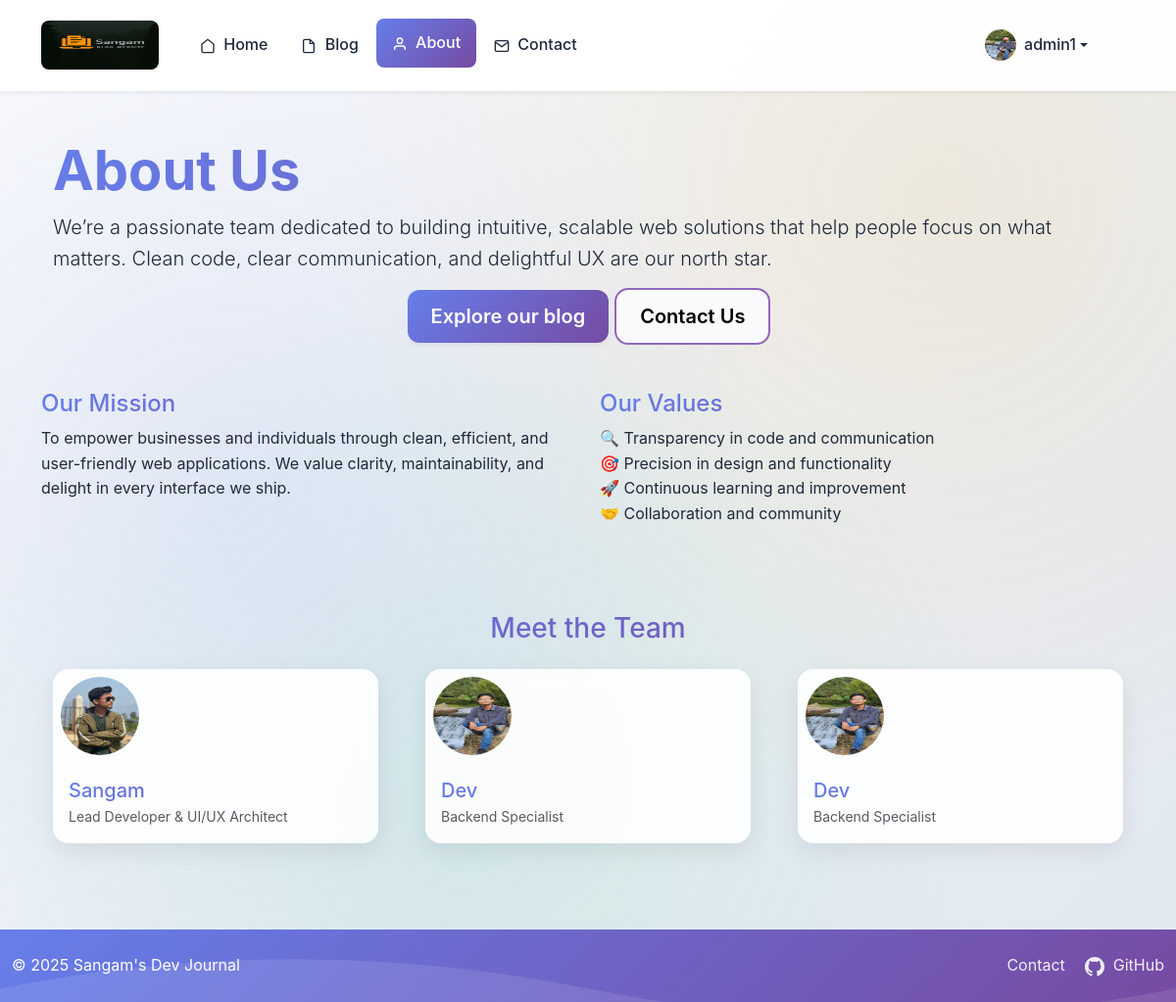
The app's page /aboutus/ (signed in) with its own data.
### blog/models.py (models this page shows, shortened)
class CustomUser(AbstractUser):
    email = models.EmailField()
    phone = models.CharField(max_length=15, blank=True)
    address = models.TextField(blank=True)
    profile_image = models.ImageField(upload_to='profiles/', blank=True, null=True)
    bio = models.TextField(blank=True)

### blog/views.py (the view)
# urls.py: path('aboutus/', views.aboutus, name='aboutus'),
def aboutus(request):
    return render(request, 'index/aboutus.html')

### blog/templates/index/aboutus.html
{% extends "base.html" %}
{% load static %}
{% block main-content %}
    <main role="main" class="container my-5">
        <section class="hero rounded-3">
            <div class="container">
                <h1 class="display-4 fw-bold text-gradient">About Us</h1>
                <p class="lead">We’re a passionate team dedicated to building intuitive, scalable web solutions that
                    help people focus on what matters. Clean code, clear communication, and delightful UX are our north
                    star.</p>
                <div class="d-flex justify-content-center gap-2">
                    <a href="{% url 'blog_list' %}" class="btn btn-outline btn-lg" aria-label="View our blog">Explore our
                        blog</a>
                    <a href="{% url 'contact' %}" class="btn btn-outline2 btn-lg"
                        aria-label="Contact us">Contact
                        Us</a>
                </div>
            </div>
        </section>
        <section class="row align-items-start my-5">
            <div class="col-md-6">
                <article>
                    <h2 class="h4 text-gradient">Our Mission</h2>
                    <p>To empower businesses and individuals through clean, efficient, and user-friendly web
                        applications. We value clarity, maintainability, and delight in every interface we ship.</p>
                </article>
            </div>
            <div class="col-md-6">
                <aside>
                    <h2 class="h4 text-gradient">Our Values</h2>
                    <ul class="values-list list-unstyled">
                        <li>🔍 Transparency in code and communication</li>
                        <li>🎯 Precision in design and functionality</li>
                        <li>🚀 Continuous learning and improvement</li>
                        <li>🤝 Collaboration and community</li>
                    </ul>
                </aside>
            </div>
        </section>
        <section class="py-4 container">
            <h2 class="h3 text-center mb-4 text-gradient">Meet the Team</h2>
            <div class="row  gap-4 team-grid">
                {% if team %}
                {% for member in team %}
                <div class="col mb-3 py-4">
                    <a href="{{ member.profile_url|default:'#' }}" class="team-card card" tabindex="0"
                        aria-label="View profile for {{ member.name }}">
                        <img src="{% static member.image %}" alt="{{ member.name }} — {{ member.role }}"
                            class="rounded-circle p-2" loading="lazy" width="96" height="96">
                        <div class="card-body">
                            <h5 class="mb-1">{{ member.name }}</h5>
                            <p class="mb-0 text-muted small">{{ member.role }}</p>
                        </div>
                    </a>
                </div>
                {% endfor %}
                {% else %}
                <div class="col mb-3">
                    <a href="#" class="team-card card text-decoration-none" tabindex="0"
                        aria-label="View profile for Sangam - Lead Developer">
                        <img src="{% static '/blog/images/img1.jpg' %}" alt="Sangam — Lead Developer" class="rounded-circle p-2"
                            loading="lazy" width="96" height="96">
                        <div class="card-body">
                            <h5 class="mb-1 text-gradient">Sangam</h5>
                            <p class="mb-0 text-muted small">Lead Developer & UI/UX Architect</p>
                        </div>
                    </a>
                </div>
                <div class="col mb-3">
                    <a href="#" class="team-card card text-decoration-none" tabindex="0"
                        aria-label="View profile for Dev - Backend Specialist">
                        <img src="{% static '/blog/images/img2.jpg' %}" alt="Dev — Backend Specialist" class="rounded-circle p-2"
                            loading="lazy" width="96" height="96">
                        <div class="card-body">
                            <h5 class="mb-1 text-gradient">Dev</h5>
                            <p class="mb-0 text-muted small">Backend Specialist</p>
                        </div>
                    </a>
                </div>
                <div class="col mb-3">
                    <a href="#" class="team-card card text-decoration-none" tabindex="0"
                        aria-label="View profile for Dev - Backend Specialist">
                        <img src="{% static 'blog/images/img2.jpg' %}" alt="Dev — Backend Specialist" class="rounded-circle p-2"
                            loading="lazy" width="96" height="96">
                        <div class="card-body">
                            <h5 class="mb-1 text-gradient">Dev</h5>
                            <p class="mb-0 text-muted small">Backend Specialist</p>
                        </div>
                    </a>
                </div>
                {% endif %}
            </div>
        </section>
    </main>
{% endblock main-content %}

### blog/templates/base.html (shortened to what this page needs)
<!DOCTYPE html>
{% load static %}
<html lang="en">
<head>
    <link href="https://cdn.jsdelivr.net/npm/bootstrap@5.3.7/dist/css/bootstrap.min.css" rel="stylesheet"
>
    <link rel="stylesheet" href="{% static 'blog/css/master.css' %}">
</head>
<body>
    <div class="floating-elements">
    </div>
    <nav class="navbar navbar-expand-lg" id="mainNavbar">
        <div class="container py-2">
            <a class="navbar-brand interactive" href="#">
                <img src="{% static 'blog/images/logo.png' %}" height="50" width="120" alt="MyBlog Logo" class="me-2">
            </a>
            <div class="collapse navbar-collapse" id="navbarSupportedContent">
                <ul class="navbar-nav me-auto mb-2 mb-lg-0">
                    <li class="nav-item">
                        <a class="nav-link {% if request.path == '/' %}active{% endif %}" href="{% url 'home' %}">
                            <svg width="16" height="16" viewBox="0 0 24 24" fill="none" stroke="currentColor"
                                stroke-width="2" class="me-1">
                                <path d="M3 9l9-7 9 7v11a2 2 0 0 1-2 2H5a2 2 0 0 1-2-2z" />
                            </svg>
                            Home
                        </a>
                    </li>
                    <li class="nav-item">
                        <a class="nav-link {% if request.path == '/blog/' %}active{% endif %}"
                            href="{% url 'blog_list' %}">
                            <svg width="16" height="16" viewBox="0 0 24 24" fill="none" stroke="currentColor"
                                stroke-width="2" class="me-1">
                                <path d="M14 2H6a2 2 0 0 0-2 2v16a2 2 0 0 0 2 2h12a2 2 0 0 0 2-2V8z" />
                                <polyline points="14,2 14,8 20,8" />
                            </svg>
                            Blog
                        </a>
                    </li>
                    <li class="nav-item">
                        <a class="nav-link {% if request.path == '/aboutus/' %}active{% endif %}"
                            href="{% url 'aboutus' %}">
                            <svg width="16" height="16" viewBox="0 0 24 24" fill="none" stroke="currentColor"
                                stroke-width="2" class="me-1">
                                <path d="M20 21v-2a4 4 0 0 0-4-4H8a4 4 0 0 0-4 4v2" />
                                <circle cx="12" cy="7" r="4" />
                            </svg>
                            About
                        </a>
                    </li>
                    <li class="nav-item">
                        <a class="nav-link {% if request.path == '/contact/' %}active{% endif %}"
                            href="{% url 'contact' %}">
                            <svg width="16" height="16" viewBox="0 0 24 24" fill="none" stroke="currentColor"
                                stroke-width="2" class="me-1">
                                <path d="M4 4h16c1.1 0 2 .9 2 2v12c0 1.1-.9 2-2 2H4c-1.1 0-2-.9-2-2V6c0-1.1.9-2 2-2z" />
                                <polyline points="22,6 12,13 2,6" />
                            </svg>
                            Contact
                        </a>
                    </li>
                </ul>
                <ul class="navbar-nav">
                    {% if user.is_authenticated %}
                    <li class="nav-item dropdown">
                        <a class="nav-link dropdown-toggle d-flex align-items-center" href="#" id="userDropdown"
                            role="button" data-bs-toggle="dropdown" aria-expanded="false">
                            {% if user.profile_image %}
                            <img src="{{ user.profile_image.url }}" alt="Profile" class="rounded-circle me-2" width="32"
                                height="32">
                            {% else %}
                            <img src="{% static 'blog/images/img1.jpg' %}" alt="Default Avatar"
                                class="rounded-circle me-2" width="32" height="32">
                            {% endif %}
                            <span>{{ user.get_full_name|default:user.username }}</span>
                        </a>
                    </li>
                    {% endif %}
                    <ul>
            </div>
        </div>
    </nav>
    {% block main-content %}
    {% endblock main-content %}
    <footer id="footer" class="footer text-center text-white py-4 {% if fixed_footer %}fixed-bottom{% endif %}">
        <div class="container-fluid">
            <div class="row align-items-center">
                <div class="col-md-6 text-md-start">
                    <p class="mb-0">© 2025 Sangam's Dev Journal</p>
                </div>
                <div class="col-md-6 text-md-end">
                    <a href="{% url 'contact' %}" class="me-3 interactive">Contact</a>
                    <a href="https://github.com/sangamthapa2892" target="_blank" class="interactive">
                        GitHub
                    </a>
                </div>
            </div>
        </div>
    </footer>
</body>
</html>

### blog/static/blog/css/master.css (style rules this page uses)
:root { --primary: #667eea; --primary-dark: #5a67d8; --secondary: #764ba2; --accent: #f59e0b; --accent-dark: #d97706; --success: #10b981; --danger: #ef4444; --warning: #f59e0b; --info: #3b82f6; --light: #f8fafc; --dark: #1e293b; --gradient-primary: linear-gradient( 135deg, var(--primary) 0%, var(--secondary) 100% ); --gradient-accent: linear-gradient( 135deg, var(--accent) 0%, var(--accent-dark) 100% ); --gradient-bg: linear-gradient(135deg, #f8fafc 0%, #e2e8f0 100%); --shadow-sm: 0 2px 4px rgba(0, 0, 0, 0.06); --shadow-md: 0 8px 25px rgba(0, 0, 0, 0.08); --shadow-lg: 0 15px 35px rgba(0, 0, 0, 0.15); --shadow-xl: 0 25px 50px rgba(0, 0, 0, 0.25); --border-radius: 16px; --transition: all 0.3s cubic-bezier(0.4, 0, 0.2, 1); }
* { scroll-behavior: smooth; }
body { background: var(--gradient-bg); font-family: "Inter", -apple-system, BlinkMacSystemFont, "Segoe UI", Roboto, sans-serif; line-height: 1.6; color: var(--dark); overflow-x: hidden; }
body::before { content: ""; position: fixed; top: 0; left: 0; width: 100%; height: 100%; background: radial-gradient( circle at 20% 50%, rgba(102, 126, 234, 0.1) 0%, transparent 50% ), radial-gradient( circle at 80% 20%, rgba(245, 158, 11, 0.1) 0%, transparent 50% ), radial-gradient( circle at 40% 80%, rgba(16, 185, 129, 0.1) 0%, transparent 50% ); z-index: -1; animation: backgroundFloat 20s ease-in-out infinite alternate; }
.navbar { background: rgba(255, 255, 255, 0.95) !important; backdrop-filter: blur(20px); border-bottom: 1px solid rgba(255, 255, 255, 0.2); box-shadow: var(--shadow-sm); transition: var(--transition); position: sticky; top: 0; z-index: 100; }
.navbar-brand { font-weight: 800; font-size: 1.5rem; background: var(--gradient-primary); -webkit-background-clip: text; -webkit-text-fill-color: transparent; background-clip: text; transition: var(--transition); }
.navbar-brand img { border-radius: 8px; transition: var(--transition); }
.navbar-nav .nav-link { color: var(--dark) !important; font-weight: 500; padding: 0.75rem 1rem !important; margin-left: 2px; border-radius: 8px; transition: var(--transition); position: relative; overflow: hidden; }
.navbar-nav .nav-link::before { content: ""; position: absolute; top: 0; left: -100%; width: 100%; height: 100%; background: var(--gradient-primary); transition: var(--transition); z-index: -1; }
.navbar-nav .nav-link:hover::before, .navbar-nav .nav-link.active::before { left: 0; }
.navbar-nav .nav-link:hover, .navbar-nav .nav-link.active { color: white !important; transform: translateY(-2px); }
.btn { border-radius: 12px; font-weight: 600; padding: 0.75rem 1.5rem; transition: var(--transition); position: relative; overflow: hidden; border: none; }
.btn::before { content: ""; position: absolute; top: 50%; left: 50%; width: 0; height: 0; border-radius: 50%; background: rgba(255, 255, 255, 0.3); transition: width 0.6s ease, height 0.6s ease; transform: translate(-50%, -50%); z-index: 0; }
.btn-outline { background: var(--gradient-primary); color: white; outline: 2px solid linear-gradient(to right,#667eea 0%,#764ba2 100%); box-shadow: var(--shadow-sm); }
.btn-outline2 { background: var(--light); outline: 2px solid #9168bb; color: black; }
main { min-height: calc(100vh - 200px); animation: fadeInUp 0.8s ease-out; }
footer { background: var(--gradient-primary) !important; margin-top: auto; position: relative; overflow: hidden; }
footer::before { content: ""; position: absolute; top: 0; left: 0; right: 0; bottom: 0; background-size: cover; }
footer a { color: rgba(255, 255, 255, 0.9) !important; text-decoration: none; transition: var(--transition); position: relative; }
footer a::after { content: ""; position: absolute; bottom: -2px; left: 0; width: 0; height: 2px; background: var(--accent); transition: var(--transition); }
.floating-elements { position: fixed; top: 50%; right: 2rem; transform: translateY(-50%); z-index: 100; display: flex; flex-direction: column; gap: 1rem; }
.card { border: none; border-radius: var(--border-radius); box-shadow: var(--shadow-md); transition: var(--transition); background: rgba(255, 255, 255, 0.9); backdrop-filter: blur(10px); }
.text-gradient { background: var(--gradient-primary); -webkit-background-clip: text; -webkit-text-fill-color: transparent; background-clip: text; }
.interactive { transition: var(--transition); }

### records on screen
CustomUser: profile_image (picture), get_full_name "admin1"
